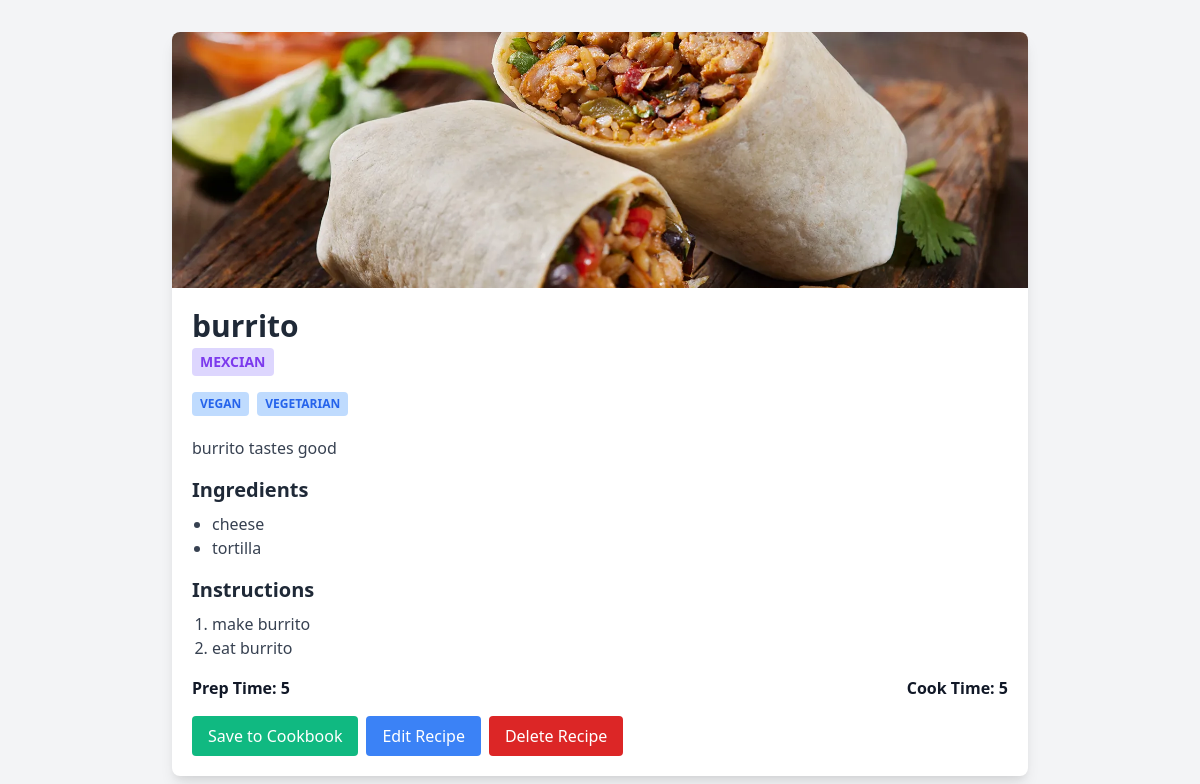
The app's page /recipe/burrito (signed in) with its own data.
### tables this page shows
CREATE TABLE recipe (
    recipe_id INTEGER PRIMARY KEY AUTOINCREMENT,
    recipe_name TEXT UNIQUE,
    Cuisine_ID INTEGER,
    UserID INTEGER,
    recipe_description TEXT,
    prep_time INTEGER,  
    cook_time INTEGER,  
    recipe_image TEXT,  
    instructions TEXT,
    FOREIGN KEY(Cuisine_ID) REFERENCES cuisine(Cuisine_ID),
    FOREIGN KEY(UserID) REFERENCES users(Account_ID)
);

CREATE TABLE recipe_restrictions (
    recipe_name VARCHAR(80),
    RecRestriction VARCHAR(30),
    FOREIGN KEY(recipe_name) REFERENCES recipe(recipe_name),
    PRIMARY KEY (recipe_name, RecRestriction)
);

CREATE TABLE ingredients (
    recipe_name VARCHAR(80),
    ingredient_name VARCHAR(80),
    ingredient_type VARCHAR(30),
    FOREIGN KEY(recipe_name) REFERENCES recipe(recipe_name),
    PRIMARY KEY (recipe_name, ingredient_name)
);

### app.py (the view)
@app.route('/recipe/<slug>')
def view_recipe(slug):
    conn = get_db_connection()
    try:
        recipe_title = slug.replace("-", " ")
        recipe = conn.execute('SELECT * FROM recipe WHERE recipe_name = ?', (recipe_title,)).fetchone()
        ingredients = conn.execute('SELECT ingredient_name FROM ingredients WHERE recipe_name = ?', (recipe_title,)).fetchall()
        tags = conn.execute('SELECT RecRestriction FROM recipe_restrictions WHERE recipe_name = ?', (recipe_title,)).fetchall()
        if recipe:
            return render_template('recipe.html', recipe=recipe, ingredients=ingredients, tags=tags)
        else:
            return 'Recipe not found', 404
    finally:
        conn.close()

### app.py (called while the page is built)
def get_db_connection():
    conn = sqlite3.connect(DATABASE)
    conn.row_factory = sqlite3.Row
    return conn

### templates/recipe.html (shortened to what this page needs)
<!DOCTYPE html>
<html lang="en">
<head>
    <link href="https://cdn.jsdelivr.net/npm/tailwindcss@2.2.19/dist/tailwind.min.css" rel="stylesheet" />
</head>
<body class="bg-gray-100">
    <div class="max-w-4xl mx-auto px-5 py-8">
        <div class="bg-white rounded-lg shadow-lg overflow-hidden">
            <img src="/{{recipe.recipe_image}}" alt="{{ recipe.recipe_name }} Image" class="w-full h-64 object-cover object-center">
            <div class="p-5">
                <h2 class="text-3xl font-bold text-gray-800 mb-1">{{ recipe.recipe_name }}</h2>
                <span class="text-sm font-semibold inline-block py-1 px-2 uppercase rounded text-purple-600 bg-purple-200 mb-4">
                    {{ recipe.Cuisine_ID}}
                </span>
                <div class="flex flex-wrap mb-3">
                    {% for tag in tags %}
                    <span class="text-xs font-semibold inline-block py-1 px-2 uppercase rounded text-blue-600 bg-blue-200 mr-2 mb-2">
                        {{ tag.RecRestriction }}
                    </span>
                    {% endfor %}
                </div>
                <p class="text-gray-700 mb-4">{{ recipe.recipe_description }}</p>
                <div class="mb-4">
                    <h3 class="text-xl font-semibold text-gray-800 mb-2">Ingredients</h3>
                    <ul class="list-disc ml-5 text-gray-700">
                        {% for ingredient in ingredients %}
                        <li>{{ ingredient.ingredient_name }}</li>
                        {% endfor %}
                    </ul>
                </div>
                <div class="mb-4">
                    <h3 class="text-xl font-semibold text-gray-800 mb-2">Instructions</h3>
                    <ol class="list-decimal ml-5 text-gray-700">
                        {% for step in recipe.instructions.split('\n') %}
                        <li>{{ step }}</li>
                        {% endfor %}
                    </ol>
                </div>
                <div class="flex justify-between items-center mt-4">
                    <span class="text-gray-900 font-bold">Prep Time: {{ recipe.prep_time }}</span>
                    <span class="text-gray-900 font-bold">Cook Time: {{ recipe.cook_time }}</span>
                </div>
                <div class="flex space-x-2 mt-4">
                    {% if session['user_id'] %}
                    <button onclick="saveToCookbook('{{ recipe.recipe_name | replace(' ', '-') }}')" class="px-4 py-2 bg-green-500 hover:bg-green-700 text-white rounded">Save to Cookbook</button>
                    {% endif %}
                    {% if session['user_id'] == recipe.UserID or session.get('is_admin', False) %}
                    <button onclick="location.href='/edit-recipe/{{ recipe.recipe_name | replace(' ', '-') }}';" class="px-4 py-2 bg-blue-500 hover:bg-blue-700 text-white rounded">Edit Recipe</button>
                    <button onclick="deleteRecipe('{{ recipe.recipe_name | replace(' ', '-') }}')" class="px-4 py-2 bg-red-600 hover:bg-red-800 text-white rounded">Delete Recipe</button>
                    {% endif %}
                </div>
            </div>
        </div>
    </div>
</body>
</html>

### records on screen
recipe: recipe_image (picture), recipe_name "burrito", Cuisine_ID "MEXCIAN", recipe_description "burrito tastes good", prep_time "5", cook_time "5"
recipe_restrictions: RecRestriction "VEGAN"
recipe_restrictions: RecRestriction "VEGETARIAN"
ingredients: ingredient_name "cheese"
ingredients: ingredient_name "tortilla"

### other values on screen
{{ step }} "make burrito" "eat burrito"
